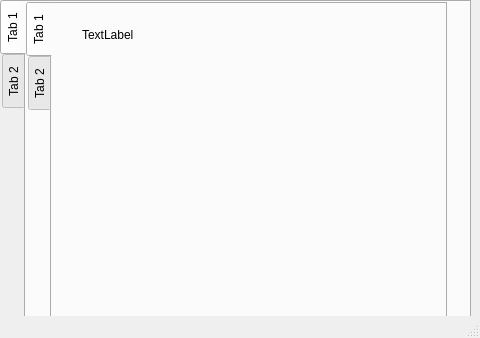
<?xml version="1.0" encoding="UTF-8"?>
<ui version="4.0">
 <class>MainWindow</class>
 <widget class="QMainWindow" name="MainWindow">
  <property name="geometry">
   <rect>
    <x>0</x>
    <y>0</y>
    <width>480</width>
    <height>338</height>
   </rect>
  </property>
  <property name="windowTitle">
   <string>MainWindow</string>
  </property>
  <widget class="QWidget" name="centralwidget">
   <widget class="QTabWidget" name="tabWidget">
    <property name="geometry">
     <rect>
      <x>0</x>
      <y>0</y>
      <width>471</width>
      <height>321</height>
     </rect>
    </property>
    <property name="tabPosition">
     <enum>QTabWidget::West</enum>
    </property>
    <property name="currentIndex">
     <number>0</number>
    </property>
    <widget class="QWidget" name="tab">
     <attribute name="title">
      <string>Tab 1</string>
     </attribute>
     <widget class="QTabWidget" name="tabWidget_2">
      <property name="geometry">
       <rect>
        <x>0</x>
        <y>0</y>
        <width>421</width>
        <height>331</height>
       </rect>
      </property>
      <property name="tabPosition">
       <enum>QTabWidget::West</enum>
      </property>
      <property name="currentIndex">
       <number>0</number>
      </property>
      <widget class="QWidget" name="tab_3">
       <attribute name="title">
        <string>Tab 1</string>
       </attribute>
       <widget class="QLabel" name="label">
        <property name="geometry">
         <rect>
          <x>30</x>
          <y>10</y>
          <width>341</width>
          <height>41</height>
         </rect>
        </property>
        <property name="text">
         <string>TextLabel</string>
        </property>
       </widget>
      </widget>
      <widget class="QWidget" name="tab_4">
       <attribute name="title">
        <string>Tab 2</string>
       </attribute>
      </widget>
     </widget>
    </widget>
    <widget class="QWidget" name="tab_2">
     <attribute name="title">
      <string>Tab 2</string>
     </attribute>
    </widget>
   </widget>
  </widget>
  <widget class="QStatusBar" name="statusbar"/>
 </widget>
 <resources/>
 <connections/>
</ui>
